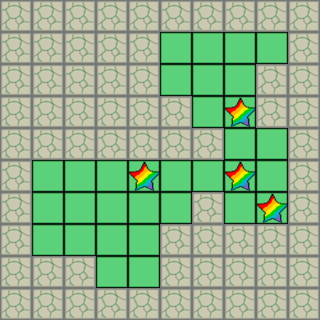

A 2D game scene composited from a Tiled map and its tileset images. What follows is a short description and the map's XML, with every tile layer's data as written:
An orthogonal 10x10 tile map with 32x32 px tiles, 3 tile layers (Floor, Wall, Checkpoint), 5 tilesets and 5 objects (4x Box, Player).

<map version="1.10" tiledversion="1.11.2" orientation="orthogonal" renderorder="right-down" width="10" height="10" tilewidth="32" tileheight="32" infinite="0" nextlayerid="11" nextobjectid="6"><tileset firstgid="1" source="grass.tsx" /><tileset firstgid="7" source="wall.tsx" /><tileset firstgid="8" source="charactor.tsx" /><tileset firstgid="9" source="box.tsx" /><tileset firstgid="10" source="star.tsx" /><layer id="1" name="Floor" width="10" height="10"><data encoding="csv">0,0,0,0,0,0,0,0,0,0,
0,0,0,0,0,1,1,1,1,0,
0,0,0,0,0,1,1,1,0,0,
0,0,0,0,0,0,1,1,0,0,
0,0,0,0,0,0,0,1,1,0,
0,1,1,1,1,1,1,1,1,0,
0,1,1,1,1,1,0,1,1,0,
0,1,1,1,1,0,0,0,0,0,
0,0,0,1,1,0,0,0,0,0,
0,0,0,0,0,0,0,0,0,0</data></layer><layer id="2" name="Wall" width="10" height="10"><data encoding="csv">7,7,7,7,7,7,7,7,7,7,
7,7,7,7,7,0,0,0,0,7,
7,7,7,7,7,0,0,0,7,7,
7,7,7,7,7,7,0,0,7,7,
7,7,7,7,7,7,7,0,0,7,
7,0,0,0,0,0,0,0,0,7,
7,0,0,0,0,0,7,0,0,7,
7,0,0,0,0,7,7,7,7,7,
7,7,7,0,0,7,7,7,7,7,
7,7,7,7,7,7,7,7,7,7</data></layer><layer id="10" name="Checkpoint" width="10" height="10"><data encoding="csv">0,0,0,0,0,0,0,0,0,0,
0,0,0,0,0,0,0,0,0,0,
0,0,0,0,0,0,0,0,0,0,
0,0,0,0,0,0,0,10,0,0,
0,0,0,0,0,0,0,0,0,0,
0,0,0,0,10,0,0,10,0,0,
0,0,0,0,0,0,0,0,10,0,
0,0,0,0,0,0,0,0,0,0,
0,0,0,0,0,0,0,0,0,0,
0,0,0,0,0,0,0,0,0,0</data></layer><objectgroup id="8" name="Player"><object id="5" name="Player" gid="8" x="128" y="288" width="32" height="32" /></objectgroup><objectgroup id="9" name="Box"><object id="1" name="Box" gid="9" x="192" y="96" width="32" height="32" /><object id="2" name="Box" gid="9" x="64" y="224" width="32" height="32" /><object id="3" name="Box" gid="9" x="64" y="256" width="32" height="32" /><object id="4" name="Box" gid="9" x="96" y="256" width="32" height="32" /></objectgroup></map>
